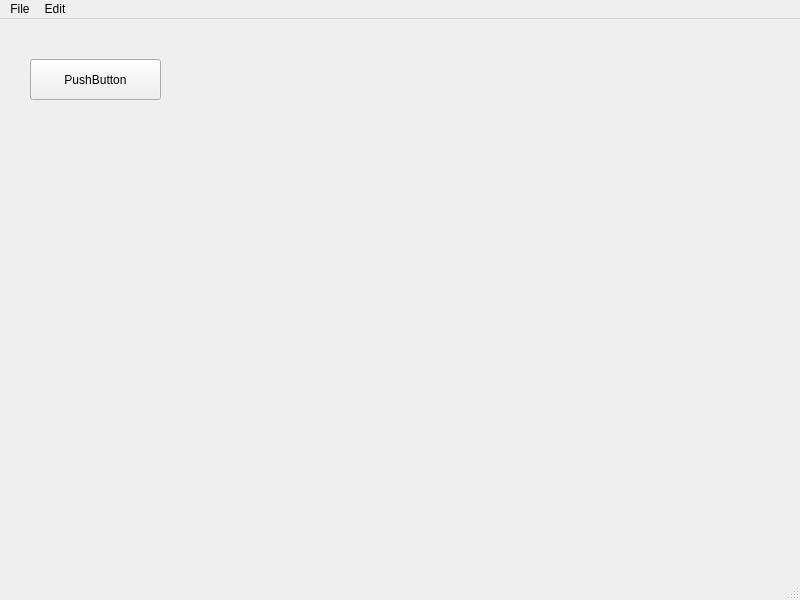
<?xml version="1.0" encoding="UTF-8"?>
<ui version="4.0">
 <class>MainWindow</class>
 <widget class="QMainWindow" name="MainWindow">
  <property name="geometry">
   <rect>
    <x>0</x>
    <y>0</y>
    <width>800</width>
    <height>600</height>
   </rect>
  </property>
  <property name="windowTitle">
   <string>MainWindow</string>
  </property>
  <widget class="QWidget" name="centralwidget">
   <widget class="QPushButton" name="pushButton">
    <property name="geometry">
     <rect>
      <x>30</x>
      <y>40</y>
      <width>131</width>
      <height>41</height>
     </rect>
    </property>
    <property name="text">
     <string>PushButton</string>
    </property>
   </widget>
  </widget>
  <widget class="QMenuBar" name="menubar">
   <property name="geometry">
    <rect>
     <x>0</x>
     <y>0</y>
     <width>800</width>
     <height>23</height>
    </rect>
   </property>
   <widget class="QMenu" name="menuFile">
    <property name="title">
     <string>File</string>
    </property>
    <addaction name="actionCut"/>
    <addaction name="actionSave"/>
    <addaction name="actionCopy"/>
    <addaction name="actionPaste"/>
   </widget>
   <widget class="QMenu" name="menuEdit">
    <property name="title">
     <string>Edit</string>
    </property>
    <addaction name="actionUpLoad"/>
    <addaction name="actionDownLoad"/>
   </widget>
   <addaction name="menuFile"/>
   <addaction name="menuEdit"/>
  </widget>
  <widget class="QStatusBar" name="statusbar"/>
  <action name="actionSave">
   <property name="text">
    <string>Save</string>
   </property>
  </action>
  <action name="actionCut">
   <property name="text">
    <string>Cut</string>
   </property>
  </action>
  <action name="actionCopy">
   <property name="text">
    <string>Copy</string>
   </property>
  </action>
  <action name="actionPaste">
   <property name="text">
    <string>Paste</string>
   </property>
  </action>
  <action name="actionUpLoad">
   <property name="text">
    <string>UpLoad</string>
   </property>
  </action>
  <action name="actionDownLoad">
   <property name="text">
    <string>DownLoad</string>
   </property>
  </action>
 </widget>
 <resources/>
 <connections>
  <connection>
   <sender>pushButton</sender>
   <signal>clicked()</signal>
   <receiver>MainWindow</receiver>
   <slot>close()</slot>
   <hints>
    <hint type="sourcelabel">
     <x>91</x>
     <y>84</y>
    </hint>
    <hint type="destinationlabel">
     <x>214</x>
     <y>168</y>
    </hint>
   </hints>
  </connection>
 </connections>
</ui>
